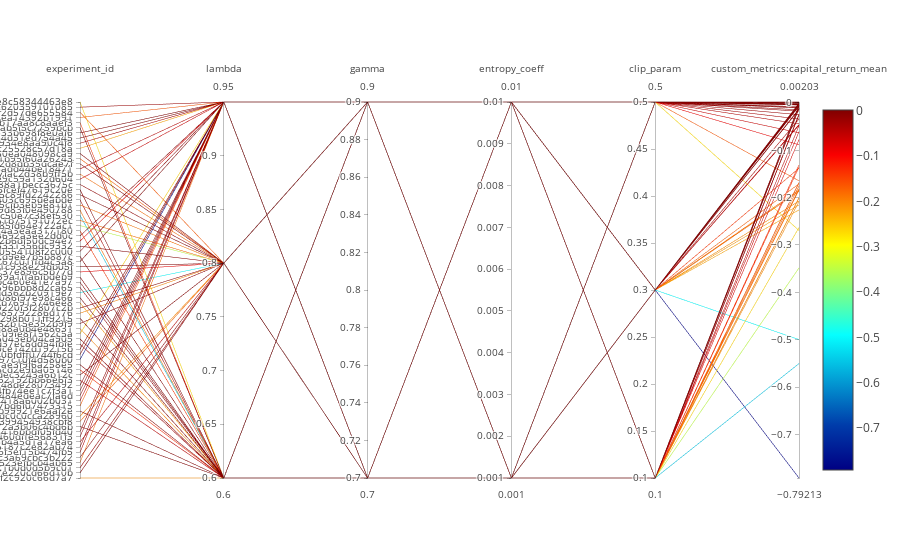

Notebook cell for this chart:
### Markdown cell above
### Enjoy.

Documentation for this Plotly visualization can be found here: https://plot.ly/python/parallel-coordinates-plot/

### Code cell
data = [go.Parcoords(
            line = dict(
                       color = visualization_df['custom_metrics:capital_return_mean'],
                       colorscale = 'Jet',
                       showscale = True,
                       #reversescale = True,
                       cmin = visualization_df['custom_metrics:capital_return_mean'].min(),
                       cmax = visualization_df['custom_metrics:capital_return_mean'].max()
            ),
            dimensions = [generate_plotly_dim_dict(visualization_df, field) 
                              for field in visualization_df])
]

plotly.offline.iplot(data)
